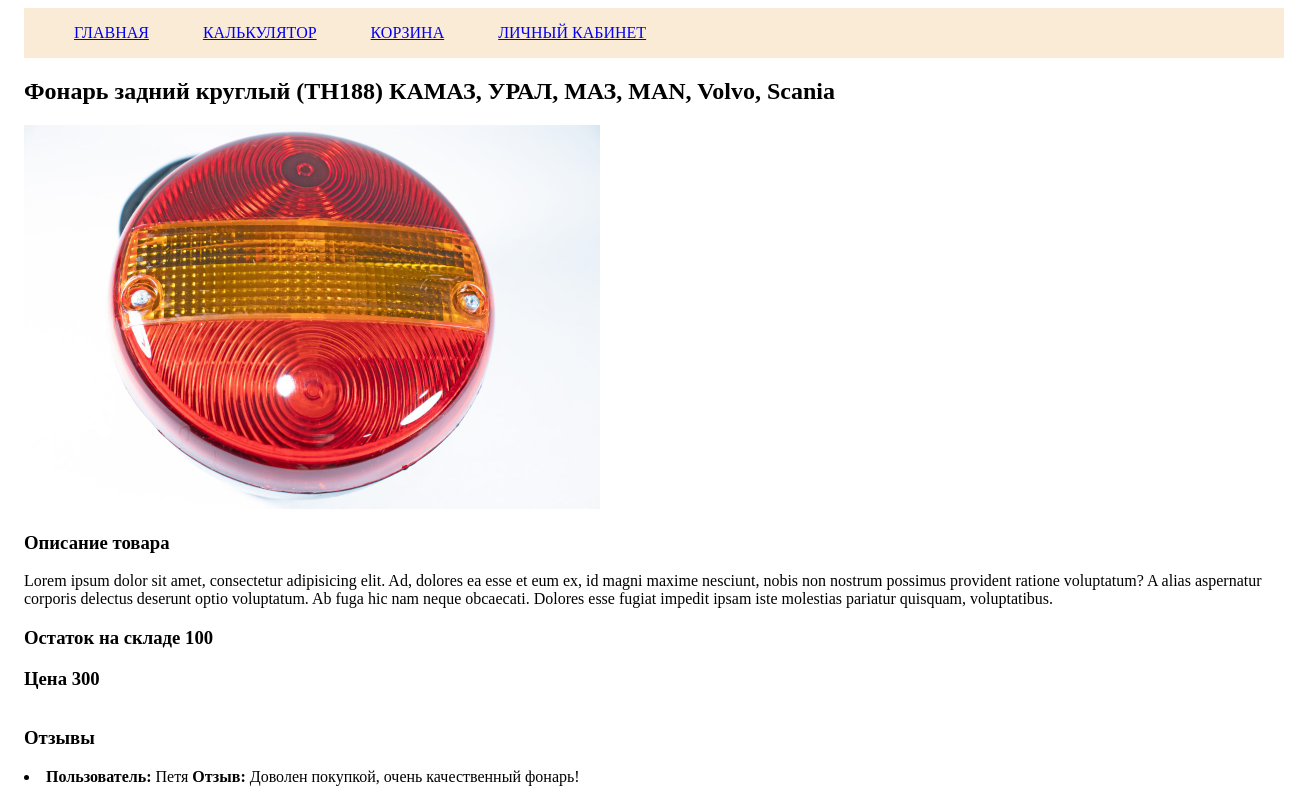
Page /item.php?id=1 on the committed database.
### tables this page shows
CREATE TABLE `catalog` (
  `id` bigint(20) UNSIGNED NOT NULL,
  `name` text NOT NULL,
  `quantity` int(11) NOT NULL DEFAULT 0,
  `price` int(11) NOT NULL,
  `photo` text NOT NULL,
  `description` text NOT NULL
);

CREATE TABLE `reviews` (
  `item_id` bigint(20) UNSIGNED NOT NULL,
  `body` text DEFAULT NULL,
  `user_id` int(11) NOT NULL
);

CREATE TABLE `users` (
  `id` bigint(20) UNSIGNED NOT NULL,
  `name` varchar(255) DEFAULT 'Аноним'
);

### item.php (the view, shortened to what this page needs)
<?php
include './engine/db.php';
$id = (int)$_GET['id'];
$resultItems = mysqli_query($db, "SELECT id, name, quantity, price, photo, description FROM catalog WHERE id = " . $id);
$item = mysqli_fetch_assoc($resultItems);
$resultRew = mysqli_query($db, "SELECT item_id, body, users.name FROM reviews JOIN users on reviews.user_id = users.id WHERE item_id = " . $id);
?>
<!doctype html>
<html lang="en">
<head>
    <link rel="stylesheet" href="./styles/styles.css">
</head>
<body>
<div class="wrapper">
    <div class="header">
        <nav>
            <a href="./index.php">Главная</a>
            <a href="./calc.php?arg1=0&operation=add&arg2=0">Калькулятор</a>
            <a href="./basket.php">Корзина</a>
            <a href="./cabinet.php">Личный кабинет</a>
        </nav>
    </div>
    <h2> <?= $item['name'] ?> </h2>
    <div class="fullDesc">
        <div class="fullImg">
            <img src="./gallery_img/<?= $item['photo'] ?>" alt="<?= $item['name'] ?>">
        </div>
        <div class="description">
            <h3>Описание товара</h3>
            <p> <?= $item['description'] ?> </p>
            <h3>Остаток на складе <?= $item['quantity'] ?></h3>
            <h3>Цена <?= $item['price'] ?></h3>
        </div>
        <div class="reviews">
            <h3>Отзывы</h3>
            <?php foreach ($resultRew as $rew): ?>
                <li> <strong> Пользователь: </strong> <?= $rew['name'] ?> <strong> Отзыв: </strong> <?= $rew['body'] ?> </li>
            <?php endforeach; ?>
        </div>
    </div>
   </div>
</body>
</html>

### styles/styles.css (style rules this page uses)
.wrapper { margin: 0 auto; width: 1260px; padding-left: 15px; padding-right: 15px; }
.header { height: 50px; background-color: antiquewhite; display: flex; align-items: center; text-transform: uppercase; }
nav a { padding-left: 50px; }
.fullDesc { display: flex; flex-wrap: wrap; }
.fullImg img { width: 50%; }

### rows in the picture
catalog: name "Фонарь задний круглый (ТН188) КАМАЗ, УРАЛ, МАЗ, MAN, Volvo, Scania", photo (picture), description "Lorem ipsum dolor sit amet, consectetur adipisicing elit. Ad, dolores ea esse et eum ex, id magni maxime nesciunt, nobis non nostrum possimus provident ratione voluptatum? A alias aspernatur corporis delectus deserunt optio voluptatum. Ab fuga hic nam neque obcaecati. Dolores esse fugiat impedit ipsam iste molestias pariatur quisquam, voluptatibus.", quantity "100", price "300"
reviews: user.name "Петя", body "Доволен покупкой, очень качественный фонарь!"
